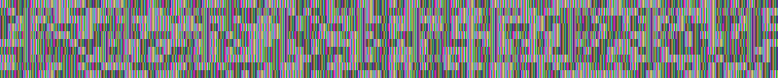
#> input picture clue.png, 778 x 78 px
$ python findedge.py
#> lines starting #> are read from the running program, lines starting #| are printed output that depends on the picture
from PIL import Image, ImageFilter

img = Image.open("clue.png").convert("L")
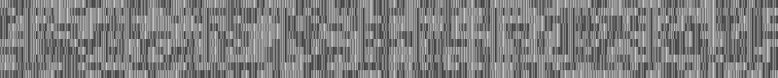
#> img: PIL image 778x78 L; min 50, max 215, mean 127.1
edges = img.filter(ImageFilter.FIND_EDGES)
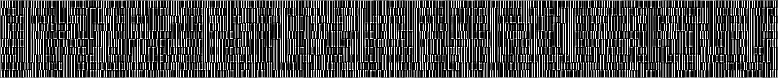
#> edges: PIL image 778x78 L; min 0, max 255, mean 73.9
edges.save("edges_pillow.png")

$ run again, with newImage.png copied over clue.png
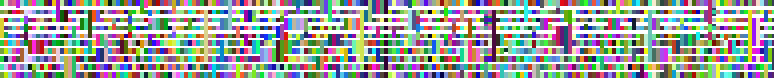
#> input picture newImage.png, 776 x 78 px
#> `img = Image.open("clue.png").convert("L")`:
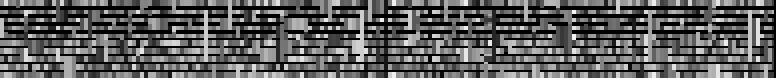
#> img: PIL image 776x78 L; min 0, max 245, mean 91.8
#> `edges = img.filter(ImageFilter.FIND_EDGES)`:
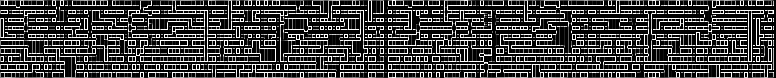
#> edges: PIL image 776x78 L; min 0, max 255, mean 67.2
